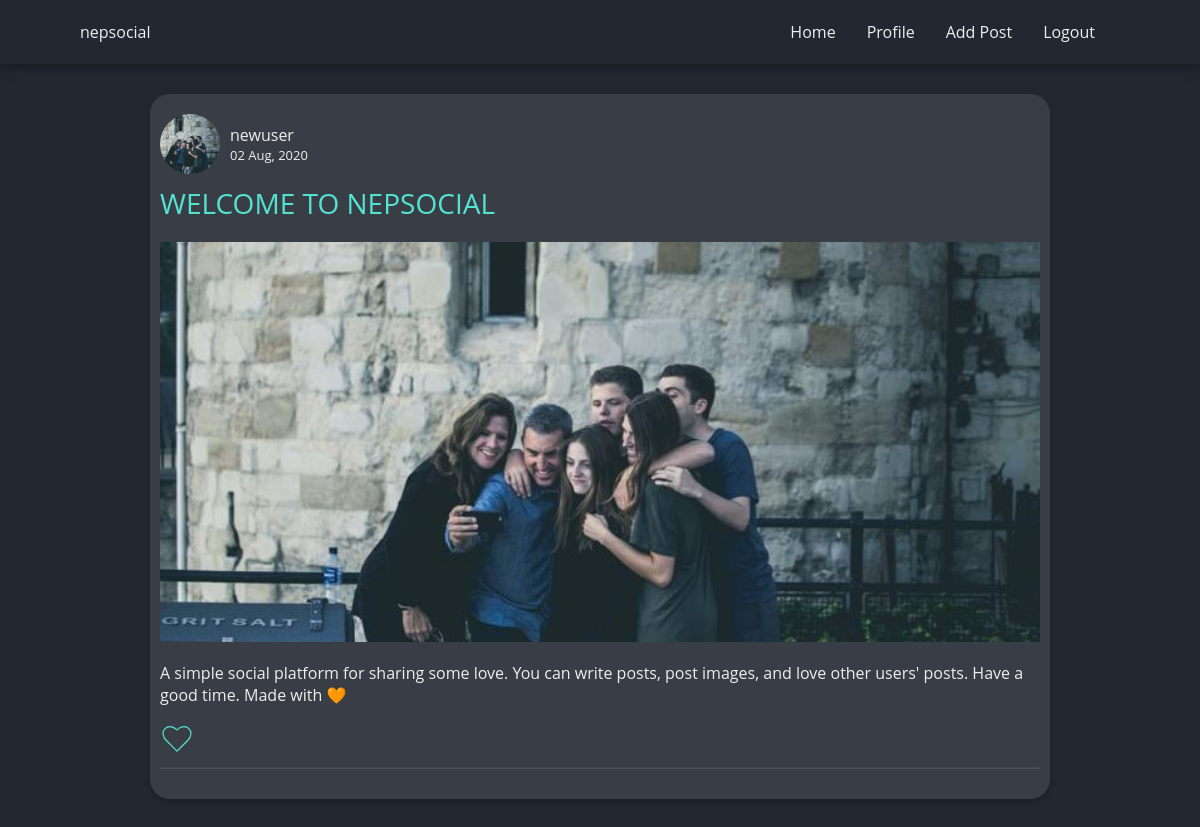
The app's page /post/1 (signed in) with its own data.
### blog/models.py (models this page shows, shortened)
class User(db.Model, UserMixin):
    __searchable__ = ['username']
    id = db.Column(db.Integer, primary_key=True)
    username = db.Column(db.String(12), unique=True, nullable=False)
    email = db.Column(db.String(120), unique=True, nullable=False)
    password = db.Column(db.String(36), nullable=False)
    profile_image = db.Column(db.String(60), default='default.jpg')
    confirmed = db.Column(db.Boolean, default=False)
    posts = db.relationship('Post', backref='author', lazy=True)
    liked = db.relationship('PostLike',
                            foreign_keys='PostLike.user_id',
                            backref='user',
                            lazy='dynamic')
    def has_liked_post(self, post):
        return PostLike.query.filter(PostLike.user_id == self.id,
                                     PostLike.post_id == post.id).count() > 0

class Post(db.Model):
    __searchable__ = ['title', 'content']
    id = db.Column(db.Integer, primary_key=True)
    date_posted = db.Column(db.DateTime, default=datetime.utcnow)
    title = db.Column(db.String(90), nullable=True, default='')
    content = db.Column(db.String(3000), nullable=False)
    image_file = db.Column(db.String(60))
    category = db.Column(db.String(20), default='Public')
    user_id = db.Column(db.Integer(), db.ForeignKey('user.id'), nullable=False)
    likes = db.relationship('PostLike', backref='post', lazy='dynamic')

### blog/posts/routes.py (the view)
@posts.route('/post/<int:id>')
@login_required
def post(id):
    post = Post.query.get_or_404(id)
    return render_template('post.html', post=post)

### blog/models.py (called while the page is built)
@login_manager.user_loader
def load_user(user_id):
    return User.query.get(int(user_id))

### blog/templates/post.html (shortened to what this page needs)
{% extends "base.html" %}
{%block content %}
    <section class="post">
      <div class="post__container">
        <div class="p-top">
          <div class="author-img-cont">
            <img class="p__author-img" src="{{ url_for('static',filename='profile_pics/' +post.author.profile_image) }}" alt="{{ post.author.username }}">
          </div>
          <div class="p-top-detail">
            <p><a class="p__author" href="{{ url_for('users.user_posts', username = post.author.username)}}">{{ post.author.username}}</a></p>
            <p class="p__dateposted"> <span>{{ post.date_posted.strftime("%d %b, %Y") }} </span>
          </div>
        </div>
        <div class="pc__content">
          <h2 class="post__title"> {{ post.title }}</h2>
          {% if post.image_file %}
              <div class="post__image">
                  <img src="
                  {{url_for('static', filename='post_pictures/' + post.image_file )}}
                  " alt="Posted by {{current_user.username}}">
              </div>
          {% endif %}
            <div class="post__article">
              <p>
                {{ post.content }}
              </p>
            </div>
        </div>
        <div class="pc__likes">
          {% if current_user.has_liked_post(post) %}
              <a href="{{ url_for('posts.like_action', post_id=post.id, action='unlike') }}" class="unlike-btn post-like"><img width="34" height="26" src="{{ url_for ('static', filename = 'website_images/heart.svg')}}" alt="Heart this"></a>
              <div class="post-likes">
                {% if current_user.has_liked_post(post) %}
                {% if post.likes.count() >= 2 %}
                <p> You and {{ post.likes.count() }} others loved this post </p>
                {% elif post.likes.count() > 1 %}
                <p> You and 1 other loved this post</p>
                {% elif post.likes.count() == 1  %}
                <p>You loved this post</p>
                {% endif%}
              {% endif%}
              </div>
          {% else %}
              <a href="{{ url_for('posts.like_action', post_id=post.id, action='like') }} " class="like-btn post-like"><img width="34" height="26" src="{{ url_for ('static', filename = 'website_images/heartoutline.svg')}}" alt="unheart this"></i></a>
          {% endif %}
        </div>
     <hr>
      </div>
    </section>
{% endblock content %}

### blog/templates/base.html (shortened to what this page needs)
<!DOCTYPE html>
<html lang="en">
  <head>
    <link
      rel="stylesheet"
      href="{{ url_for('static', filename = 'styles/style.css')}}"
    />
    <link
      rel="stylesheet"
      href="https://use.fontawesome.com/releases/v5.14.0/css/all.css"
    />
  </head>
  <body>
    <header>
      <div class="container">
          <div class="logo">
            <a href="{{url_for('main.index')}}">nepsocial</a>
          </div>
          <nav>
            <ul id="nav-items">
              {% if not current_user.is_authenticated %}
              <li {% if request.path == url_for("main.index") %}class="nav-item active" {% else %} class="nav-item" {% endif %} >
                <a href="{{url_for('main.index')}}">Home</a>
              </li>
              <li {% if request.path == url_for("users.login") %}class="nav-item active" {% else %} class="nav-item" {% endif %} >
                <a href="{{url_for('users.login')}}">Login</a></li>
              <li {% if request.path == url_for("users.register") %}class="nav-item active" {% else %} class="nav-item" {% endif %} >
                <a href="{{url_for('users.register')}}">Register</a>
              </li>
              <li {% if request.path == url_for("main.about") %}class="nav-item active" {% else %} class="nav-item" {% endif %} >
                <a href="{{url_for('main.about')}}">About</a>
              </li>
              {% else %}
              <li {% if request.path == url_for("main.index") %}class="nav-item active" {% else %} class="nav-item" {% endif %} >
                <a href="{{url_for('main.index')}}">Home</a>
              </li>
              <li {% if request.path == url_for("users.profile") %}class="nav-item active" {% else %} class="nav-item" {% endif %} >
                <a href="{{url_for('users.profile')}}">Profile</a>
              </li>
              <li {% if request.path == url_for("posts.addpost") %}class="nav-item active" {% else %} class="nav-item" {% endif %} >
                <a href="{{url_for('posts.addpost')}}">Add Post</a>
              </li>
              <li {% if request.path == url_for("users.logout") %}class="nav-item active" {% else %} class="nav-item" {% endif %} >
                <a href="{{url_for('users.logout')}}">Logout</a>
              </li>
              {% endif %}
            </ul>
          </nav>
      </div>
    </header>
    <div class="container">
      {% block content %}
      {% endblock content %}
    </div>
  </body>
</html>

### blog/static/styles/style.css (style rules this page uses)
* { margin: 0; padding: 0; box-sizing: border-box; }
html { --main-bg: #222831; --pri-text: #eeeeee; --sec-text: #53e3d2; --accent: #53e3d2; --accent-soft: #34a497; --neutral: #393e46; --danger: #fd3b3b; --info: #346dc2; --warning: #a89527; --success: #41a53e; background-color: var(--main-bg); font-size: 10px; font-family: "Open Sans"; overflow-x: hidden; }
li { list-style: none; }
a { text-decoration: none; }
p, article, a { font-size: 1.6rem; }
h2 { font-size: 2.6rem; }
body { color: var(--pri-text); overflow-x: hidden; }
body a { color: var(--pri-text); }
.container { margin: 0 2rem; }
@media only screen and (min-width: 1000px) { p, article, a { font-size: 1.6rem; } }
@media only screen and (min-width: 1000px) { h2 { font-size: 2.8rem; } }
header { position: sticky; position: -webkit-sticky; top: 0; height: 8vh; background-color: var(--main-bg); box-shadow: 0px 4px 12px 0px rgba(0,0,0,0.3); z-index: 111; }
header .container { display: flex; justify-content: space-between; align-items: center; height: inherit; position: relative; margin: 0; padding: 0 2rem; }
nav { display: flex; position: absolute; top: 100%; right: -250px; background-color: var(--neutral); height: initial; text-align: center; justify-content: center; width: 250px; height: 92vh; transition: right 450ms ease-out; }
#nav-items { width: inherit; }
.nav-item { text-transform: uppercase; margin: 1rem 0; padding: 2rem 0; width: 100%; background-color: rgb(0, 0, 0, 0.1); }
.nav-item a { cursor: pointer; }
@media only screen and (min-width: 1000px) { header { padding: 0 6rem; } }
@media only screen and (min-width: 1000px) { nav { all: unset; } }
@media only screen and (min-width: 1000px) { #nav-items { all: unset; } }
@media only screen and (min-width: 1000px) { .nav-item { background-color: unset; all: unset; } }
@media only screen and (min-width: 1000px) { #nav-items { display: flex; align-items: center; } }
@media only screen and (min-width: 1000px) { .nav-item { display: flex; margin-right: 1.9rem; padding: 0 0.6rem; height: 8vh; align-items: center; } }
@media only screen and (min-width: 1000px) { .container { margin: 0 6rem; } }
.p-top { display: flex; align-items: center; }
.author-img-cont { height: 6rem; width: 6rem; border-radius: 50%; overflow: hidden; display: flex; align-items: center; justify-content: center; }
.p__author-img { height: 6rem; width: 6rem; object-fit: cover; }
.p-top-detail { margin-left: 1rem; }
.p__dateposted { font-size: 1.3rem; }
.post__container { margin: 3rem auto; background-color: var(--neutral); border-radius: 2rem; padding: 2rem 1rem; max-width: 900px; box-shadow: 0px 3px 6px 0px rgba(0,0,0,0.2); }
.pc__content { display: flex; flex-direction: column; text-align: left; }
.post__title { text-transform: uppercase; font-weight: 400; }
.post__title, .post__image, .post__article, .pc__likes { margin: 1.0rem 0; }
.post__title { color: var(--sec-text); }
.post__image { width: 100%; display: flex; justify-content: center; align-items: center; overflow: hidden; }
.post__image img { height: 400px; object-fit: cover; width: 110%; }
.post__article { line-height: 2.2rem; }
.pc__likes { display: flex; }
.post-like { margin-right: 1rem; }
hr { margin: 1rem 0; opacity: 0.1; }

### records on screen
User: profile_image (picture), author.username "newuser"
Post: date_posted "02 Aug, 2020", title "WELCOME TO NEPSOCIAL", image_file (picture), content "A simple social platform for sharing some love. You can write posts, post images, and love other users' posts. Have a good time. Made with 🧡"
